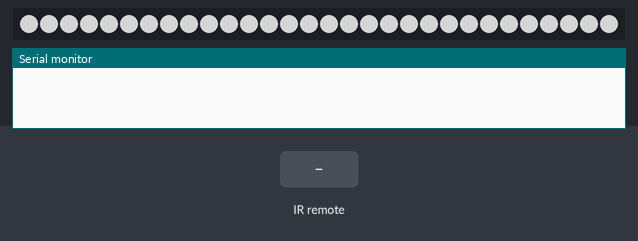
This sketch was run on a simulated Arduino Uno, built with avr-gcc and run on an emulated ATmega328P. On the bench: 30 RGB LEDs in strip order, left to right, the last lines printed to the serial monitor. Inputs (shaded band) come from the test bench. Dim RGB values are drawn brighter than linear; the strip is taken to match the declared colour order.

Above: at 1.4 s.
1.5 s: infrared code 0x11 received
At 2.2 s:
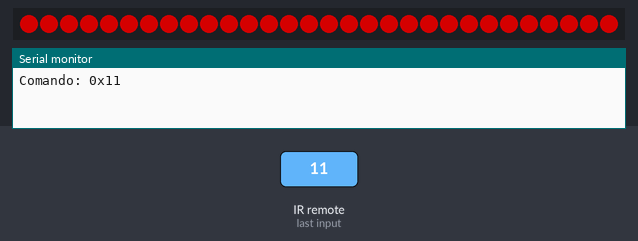
3.0 s: infrared code 0x1B received
At 3.3 s:
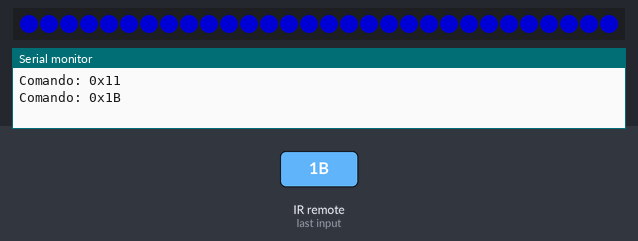
4.5 s: infrared code 0xE received
At 5.6 s:
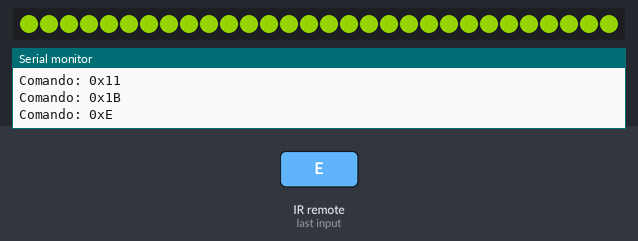
6.0 s: infrared code 0x19 received
At 6.8 s:
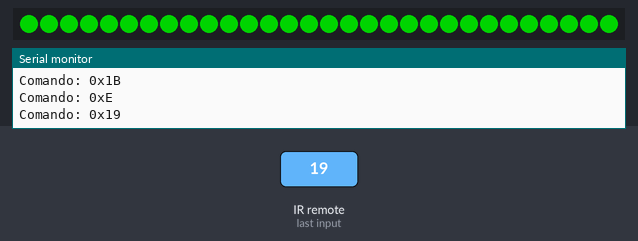
7.5 s: infrared code 0x1D received
Timing chart, 0 to 10.0 s (numbered marks = the images above; inputs shaded):
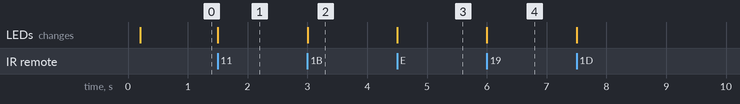

The sketch:

LED_GEAR.ino
```cpp
#include <IRremote.hpp>
#include <Adafruit_NeoPixel.h>

#define IR_PIN   2
#define DATA_PIN 6
#define N_PIXELS 30   // ajuste para a sua fita
#define REFRESH_MS 0          // 0 = nunca reenvia config; ex.: 5000 = a cada 5 s

// NEO_RGB: o TM1903 espera R-G-B. NEO_KHZ800: SET flutuando (modo rápido).
Adafruit_NeoPixel strip(N_PIXELS, DATA_PIN, NEO_RGB + NEO_KHZ800);

uint8_t cor[3] = {255, 255, 255};
uint8_t brilho = 128;   // 0..255
bool ligado = true;

uint32_t ultimoRefresh = 0;
uint8_t  ultimoCmd = 0;

void enviaConfig() {
  for (int i = 0; i < N_PIXELS; i++) strip.setPixelColor(i, 0xFF, 0x52, 0x94);
  strip.show();
  delayMicroseconds(100);
}

// Só desenha o estado atual. Não altera cor, brilho nem ligado.
void render() {
  uint8_t r = 0, g = 0, b = 0;
  if (ligado) {
    r = (uint16_t)cor[0] * brilho / 255;
    g = (uint16_t)cor[1] * brilho / 255;
    b = (uint16_t)cor[2] * brilho / 255;
  }
  if (r > 254) r = 254;
  for (int i = 0; i < N_PIXELS; i++) strip.setPixelColor(i, r, g, b);
  strip.show();
}

void refreshCompleto() { enviaConfig(); render(); }

uint32_t tRefresh = 0;

void setup() {
  Serial.begin(115200);
  strip.begin();
  delay(200);                                  // tempo para os TM1903 iniciarem
  IrReceiver.begin(IR_PIN, ENABLE_LED_FEEDBACK);
  refreshCompleto();
}

void loop() {
  if (IrReceiver.decode()) {
    bool repeat = IrReceiver.decodedIRData.flags & IRDATA_FLAGS_IS_REPEAT;
    uint8_t cmd = repeat ? ultimoCmd : IrReceiver.decodedIRData.command;
    IrReceiver.resume();

    bool mudou = true;
    if (repeat && cmd != 0x09 && cmd != 0x1D) {
      mudou = false;
    } else {
      ultimoCmd = cmd;
      Serial.print("Comando: 0x"); Serial.println(cmd, HEX);
      switch (cmd) {
        case 0x1F: ligado = false; break;
        case 0x0D: ligado = true;  break;
        case 0x09: brilho = min(brilho + 25, 255); break;
        case 0x1D: brilho = max(brilho - 25, 10);  break;
        case 0x11: cor[0]=255; cor[1]=0;   cor[2]=0;   break;  // azul
        case 0x19: cor[0]=0;   cor[1]=255; cor[2]=0;   break;  // vermelho
        case 0x1B: cor[0]=0;   cor[1]=0;   cor[2]=255; break;  // verde
        case 0xE: cor[0]=180; cor[1]=255; cor[2]=0; ligado = true; break;  // roxo
        case 0x15: cor[0]=255; cor[1]=255; cor[2]=255; ligado = true; break;
        default:   mudou = false;
      }
    }
    if (mudou) { render(); tRefresh = millis(); }
  }

  // keep-alive: reenvia o estado atual sem alterá-lo
  if (IrReceiver.isIdle() && millis() - tRefresh > 200) {
    render();
    tRefresh = millis();
  }
}
```

Measured:
- after the input at 1.5 s, the LEDs: change at once (image 1)
- after the input at 3.0 s, the LEDs: change at once (image 2)
- after the input at 4.5 s, the LEDs: change at once (image 3)
- after the input at 6.0 s, the LEDs: change at once (image 4)
